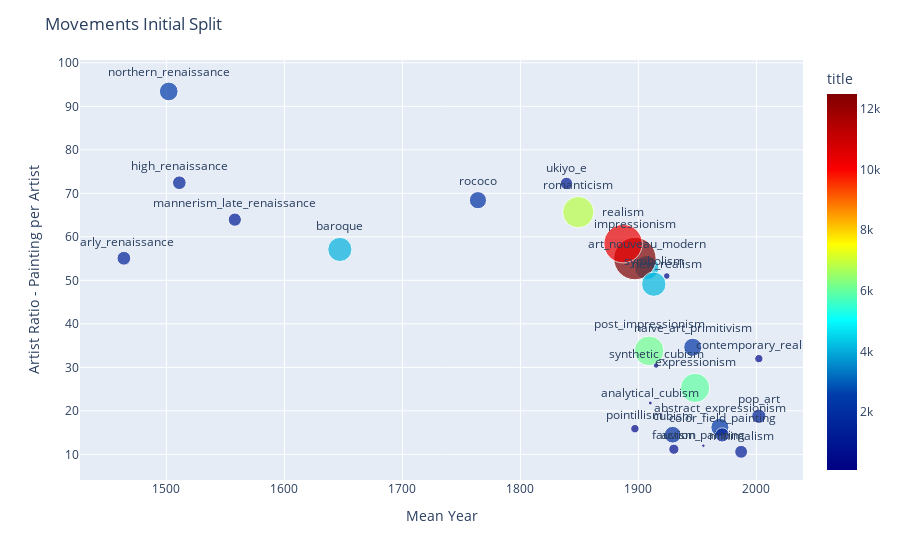

Notebook cell for this chart:
### Code cell
#Print original movements
fig =px.scatter(df_mov,x='mean_year',y='artist_ratio',size='title',text='movement',
               hover_name="movement",color="title",size_max=30,color_continuous_scale='jet')
fig.update_traces(textposition='top center')
fig.update_layout(title='Movements Initial Split',
    xaxis={'title':'Mean Year'},
    yaxis={'title':'Artist Ratio - Painting per Artist'})

fig.show()

### Figure 1 — Plotly figure (JSON) as saved in the notebook; plotly's stock layout.template omitted (floating-point values rounded to 4 significant figures)
{"data": [{"hovertemplate": "<b>%{hovertext}</b><br><br>mean_year=%{x}<br>artist_ratio=%{y}<br>title=%{marker.color}<br>movement=%{text}<extra></extra>", "hovertext": ["abstract_expressionism", "action_painting", "analytical_cubism", "art_nouveau_modern", "baroque", "color_field_painting", "contemporary_realism", "cubism", "early_renaissance", "expressionism", "fauvism", "high_renaissance", "impressionism", "mannerism_late_renaissance", "minimalism", "naive_art_primitivism", "new_realism", "northern_renaissance", "pointillism", "pop_art", "post_impressionism", "realism", "rococo", "romanticism", "symbolism", "synthetic_cubism", "ukiyo_e"], "legendgroup": "", "marker": {"color": [2269, 84, 109, 4128, 4055, 1404, 480, 1944, 1322, 5940, 727, 1304, 12488, 1215, 1154, 2251, 306, 2429, 493, 1425, 6116, 10284, 2053, 6831, 4126, 213, 1084], "coloraxis": "coloraxis", "size": [2269, 84, 109, 4128, 4055, 1404, 480, 1944, 1322, 5940, 727, 1304, 12488, 1215, 1154, 2251, 306, 2429, 493, 1425, 6116, 10284, 2053, 6831, 4126, 213, 1084], "sizemode": "area", "sizeref": 13.88, "symbol": "circle"}, "mode": "markers+text", "name": "", "orientation": "v", "showlegend": false, "text": ["abstract_expressionism", "action_painting", "analytical_cubism", "art_nouveau_modern", "baroque", "color_field_painting", "contemporary_realism", "cubism", "early_renaissance", "expressionism", "fauvism", "high_renaissance", "impressionism", "mannerism_late_renaissance", "minimalism", "naive_art_primitivism", "new_realism", "northern_renaissance", "pointillism", "pop_art", "post_impressionism", "realism", "rococo", "romanticism", "symbolism", "synthetic_cubism", "ukiyo_e"], "textposition": "top center", "type": "scatter", "x": [1969, 1955, 1910, 1907, 1647, 1971, 2002, 1929, 1464, 1948, 1930, 1511, 1897, 1558, 1987, 1946, 1924, 1502, 1897, 2002, 1909, 1887, 1764, 1849, 1913, 1915, 1839], "xaxis": "x", "y": [16.21, 12, 21.8, 52.92, 57.11, 14.47, 32, 14.51, 55.08, 25.28, 11.18, 72.44, 55.01, 63.95, 10.59, 34.63, 51, 93.42, 15.9, 18.75, 33.79, 58.43, 68.43, 65.68, 49.12, 30.43, 72.27], "yaxis": "y"}], "layout": {"coloraxis": {"colorbar": {"title": {"text": "title"}}, "colorscale": [[0, "rgb(0,0,131)"], [0.2, "rgb(0,60,170)"], [0.4, "rgb(5,255,255)"], [0.6, "rgb(255,255,0)"], [0.8, "rgb(250,0,0)"], [1, "rgb(128,0,0)"]]}, "legend": {"itemsizing": "constant", "tracegroupgap": 0}, "margin": {"t": 60}, "title": {"text": "Movements Initial Split"}, "xaxis": {"anchor": "y", "domain": [0, 1], "title": {"text": "Mean Year"}}, "yaxis": {"anchor": "x", "domain": [0, 1], "title": {"text": "Artist Ratio - Painting per Artist"}}}}
